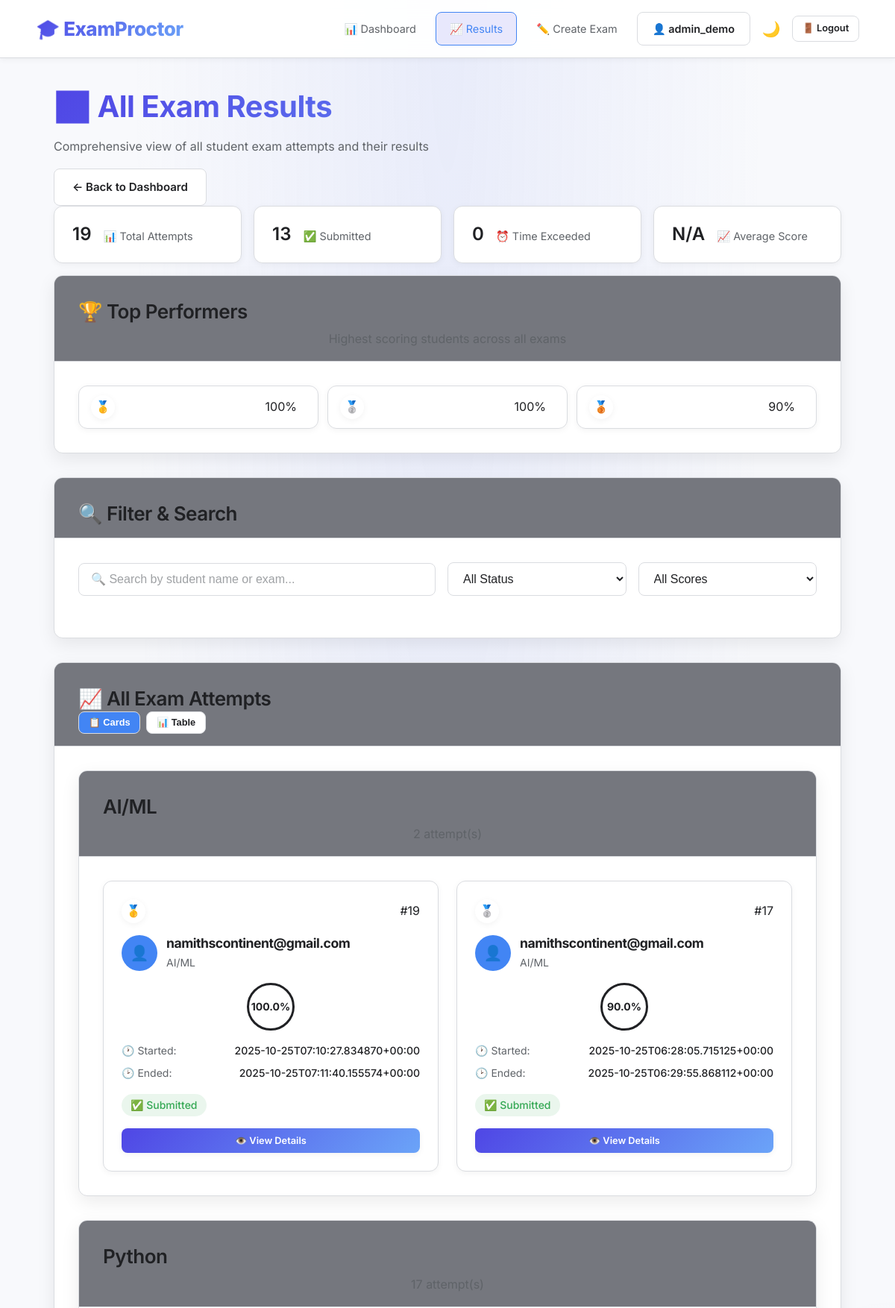
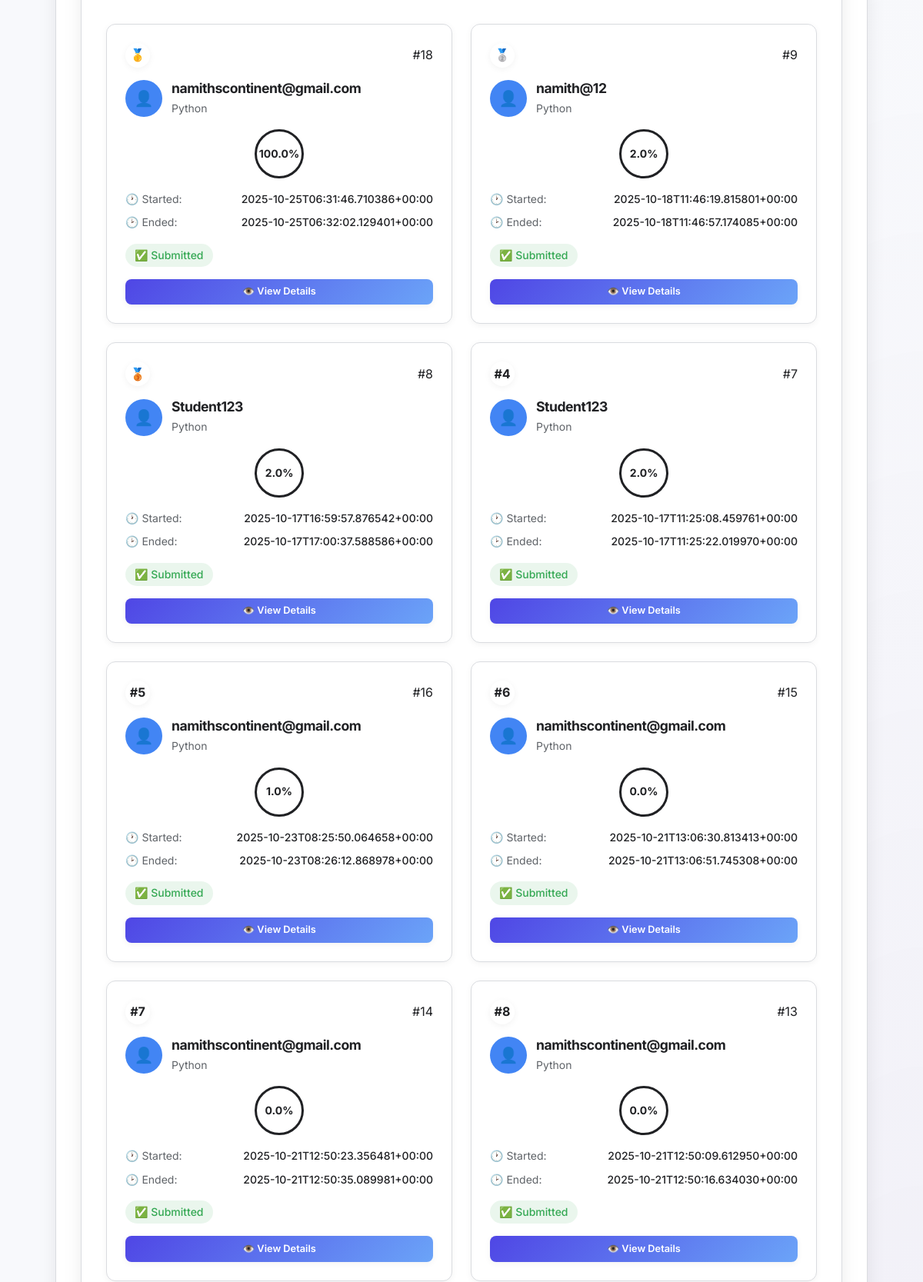
Page /admin/results (signed in, upper part) on the committed database (2 pictures, top to bottom).
### tables this page shows
CREATE TABLE attempts (
        id INTEGER PRIMARY KEY AUTOINCREMENT,
        user_id INTEGER NOT NULL,
        exam_id INTEGER NOT NULL,
        start_time TEXT,
        allowed_until TEXT,
        end_time TEXT,
        score INTEGER,
        submitted INTEGER DEFAULT 0,
        time_exceeded INTEGER DEFAULT 0,
        FOREIGN KEY(user_id) REFERENCES users(id),
        FOREIGN KEY(exam_id) REFERENCES exams(id)
    );

CREATE TABLE exams (
        id INTEGER PRIMARY KEY AUTOINCREMENT,
        title TEXT NOT NULL,
        duration_minutes INTEGER NOT NULL,
        max_questions INTEGER NOT NULL DEFAULT 50
    );

### app.py (the view)
@app.route("/admin/results")
def admin_results():
    if 'user_id' not in session or not session.get('is_admin'):
        return redirect(url_for("admin_login"))
    conn = get_conn(); cur = conn.cursor()
    cur.execute("""
        SELECT
            a.*,
            u.username,
            e.title as exam_title,
            e.max_questions,
            COUNT(DISTINCT CASE WHEN ans.selected = q.correct THEN ans.id END) as raw_score
        FROM attempts a
        LEFT JOIN users u ON u.id = a.user_id
        LEFT JOIN exams e ON e.id = a.exam_id
        LEFT JOIN answers ans ON ans.attempt_id = a.id
        LEFT JOIN questions q ON q.id = ans.question_id
        GROUP BY a.id, a.user_id, a.exam_id, a.start_time, a.end_time, a.submitted,
                a.score, a.time_exceeded, a.allowed_until, u.username, e.title, e.max_questions
        ORDER BY (a.score IS NULL) ASC, a.score DESC, a.start_time DESC""")
    attempts = cur.fetchall()
    results = []
    for a in attempts:
        if a['submitted'] and a['score'] is not None:
            results.append({
                'exam_name': a['exam_title'],
                'student_name': a['username'],
                'score': a['score'],
                'raw_score': a['raw_score'],
                'total_questions': a['max_questions'],
                'timestamp': a['end_time']
            })
    conn.close()
    return render_template("admin_results.html", attempts=attempts, results=results)

### models.py (called while the page is built)
def get_conn():
    conn = sqlite3.connect(DB)
    conn.row_factory = sqlite3.Row
    return conn

### templates/admin_results.html (shortened to what this page needs)
{% extends "base.html" %}
{% block content %}
<div class="container">
  <div class="page-header">
    <h1>📊 All Exam Results</h1>
    <p>Comprehensive view of all student exam attempts and their results</p>
    <div class="action-buttons">
      <a href="{{ url_for('admin_dashboard') }}" class="btn secondary">
        ← Back to Dashboard
      </a>
    </div>
  </div>
  <div class="stats-grid mb-4">
    <div class="stat-card">
      <div class="stat-value">{{ attempts|length }}</div>
      <div class="stat-label">📊 Total Attempts</div>
    </div>
    <div class="stat-card">
      <div class="stat-value">{{ attempts|selectattr('submitted')|list|length }}</div>
      <div class="stat-label">✅ Submitted</div>
    </div>
    <div class="stat-card">
      <div class="stat-value">{{ attempts|selectattr('time_exceeded')|list|length }}</div>
      <div class="stat-label">⏰ Time Exceeded</div>
    </div>
    <div class="stat-card">
      <div class="stat-value">
        {% set submitted_attempts = attempts|selectattr('submitted')|selectattr('score', 'defined')|list %}
        {% if submitted_attempts %}
          {% set total_scores = 0 %}
          {% set total_count = 0 %}
          {% for attempt in submitted_attempts %}
            {% if attempt.score is not none %}
              {% set total_scores = total_scores + attempt.score %}
              {% set total_count = total_count + 1 %}
            {% endif %}
          {% endfor %}
          {% if total_count > 0 %}
            {{ "%.1f"|format(total_scores / total_count) }}%
          {% else %}
            N/A
          {% endif %}
        {% else %}
          N/A
        {% endif %}
      </div>
      <div class="stat-label">📈 Average Score</div>
    </div>
  </div>
  {% set top_scored = attempts|selectattr('score')|list %}
  {% if top_scored %}
  <div class="card mb-4">
    <div class="card-header">
      <h3 class="mb-0">🏆 Top Performers</h3>
      <p class="small mb-0">Highest scoring students across all exams</p>
    </div>
    <div class="card-body">
      <div class="ranking-grid">
        {% for a in top_scored[:3] %}
          <div class="ranking-card">
            <div class="rank-left">
              {% if loop.index == 1 %}
                <span class="rank-badge gold">🥇</span>
              {% elif loop.index == 2 %}
                <span class="rank-badge silver">🥈</span>
              {% elif loop.index == 3 %}
                <span class="rank-badge bronze">🥉</span>
              {% endif %}
            </div>
            <div class="rank-score">
              <span class="score-badge {% if a.score >= 80 %}success{% elif a.score >= 60 %}warning{% else %}danger{% endif %}">{{ a.score }}%</span>
            </div>
          </div>
        {% endfor %}
      </div>
    </div>
  </div>
  {% endif %}
  <div class="card mb-4">
    <div class="card-header">
      <h3 class="mb-0">🔍 Filter & Search</h3>
    </div>
    <div class="card-body">
      <div class="filter-controls">
        <div class="form-row">
          <div class="form-group">
            <input type="text" id="search-attempts" placeholder="🔍 Search by student name or exam..." class="form-control">
          </div>
          <div class="form-group">
            <select id="filter-status" class="form-control">
              <option value="">All Status</option>
            </select>
          </div>
          <div class="form-group">
            <select id="filter-score" class="form-control">
              <option value="">All Scores</option>
            </select>
          </div>
        </div>
      </div>
    </div>
  </div>
  <div class="card">
    <div class="card-header">
      <h3 class="mb-0">📈 All Exam Attempts</h3>
      <div class="view-toggle">
        <button id="card-view" class="btn small secondary active">📋 Cards</button>
        <button id="table-view" class="btn small secondary">📊 Table</button>
      </div>
    </div>
    <div class="card-body">
      {% if attempts %}
        {% set grouped_attempts = {} %}
        {% for a in attempts %}
          {% if a.exam_title not in grouped_attempts %}
            {% set _ = grouped_attempts.update({a.exam_title: []}) %}
          {% endif %}
          {% set _ = grouped_attempts[a.exam_title].append(a) %}
        {% endfor %}
        <div id="attempts-cards">
          {% for exam_title, exam_attempts in grouped_attempts.items() %}
            <div class="card mb-4">
              <div class="card-header">
                <h3 class="mb-0">{{ exam_title }}</h3>
                <p class="text-muted">{{ exam_attempts|length }} attempt(s)</p>
              </div>
              <div class="card-body">
                <div class="attempts-grid">
                  {% for a in exam_attempts %}
                    <div class="attempt-card" data-student="{{ a.username|lower }}" data-exam="{{ a.exam_title|lower }}" data-status="{% if a.submitted %}submitted{% elif a.time_exceeded %}exceeded{% else %}pending{% endif %}" data-score="{% if a.score %}{% if a.score >= 80 %}excellent{% elif a.score >= 60 %}good{% else %}needs-improvement{% endif %}{% endif %}">
              <div class="attempt-header">
                <div class="attempt-rank">
                  {% if loop.index == 1 %}
                    <span class="rank-badge gold">🥇</span>
                  {% elif loop.index == 2 %}
                    <span class="rank-badge silver">🥈</span>
                  {% elif loop.index == 3 %}
                    <span class="rank-badge bronze">🥉</span>
                  {% else %}
                    <span class="rank-badge">#{{ loop.index }}</span>
                  {% endif %}
                </div>
                <div class="attempt-id">
                  <span class="badge secondary">#{{ a.id }}</span>
                </div>
              </div>
              <div class="attempt-student">
                <div class="student-avatar">👤</div>
                <div class="student-info">
                  <h4>{{ a.username }}</h4>
                  <p>{{ a.exam_title }}</p>
                </div>
              </div>
              <div class="attempt-score">
                {% if a.score is not none and a.submitted %}
                  {% set total_questions = a.total_questions if a.total_questions is defined else 0 %}
                  {% if total_questions > 0 %}
                    {% set correct_answers = ((a.score|float * total_questions / 100)|round(0, 'floor')) %}
                    <div class="score-circle {% if a.score >= 80 %}success{% elif a.score >= 60 %}warning{% else %}danger{% endif %}">
                      <span class="score-value">{{ a.score|float }}%</span>
                      <span class="score-raw">({{ correct_answers|int }}/{{ total_questions }})</span>
                    </div>
                  {% else %}
                    <div class="score-circle">
                      <span class="score-value">{{ a.score|float }}%</span>
                    </div>
                  {% endif %}
                {% else %}
                  <div class="score-circle pending">
                    <span class="score-value">?</span>
                  </div>
                {% endif %}
              </div>
              <div class="attempt-details">
                <div class="detail-item">
                  <span class="detail-label">🕐 Started:</span>
                  <span class="detail-value">{{ a.start_time }}</span>
                </div>
                <div class="detail-item">
                  <span class="detail-label">🕑 Ended:</span>
                  <span class="detail-value">{{ a.end_time or 'In Progress' }}</span>
                </div>
              </div>
              <div class="attempt-status">
                <div class="status-badges">
                  {% if a.submitted %}
                    <span class="status-badge success">✅ Submitted</span>
                  {% else %}
                    <span class="status-badge warning">⏳ Pending</span>
                  {% endif %}
                </div>
              </div>
              <div class="attempt-actions">
                <a href="{{ url_for('admin_attempt_detail', attempt_id=a.id) }}" class="btn primary small full-width">
                  👁️ View Details
                </a>
              </div>
                    </div>
                  {% endfor %}
                </div>
              </div>
            </div>
          {% endfor %}
        </div>
      {% else %}
        <div class="empty-state">
          <h3>📊 No exam attempts yet</h3>
          <p>Students haven't taken any exams yet. Create an exam and share it with students to get started.</p>
          <a href="{{ url_for('create_exam') }}" class="btn primary">Create First Exam</a>
        </div>
      {% endif %}
    </div>
  </div>
</div>
{% endblock %}

### static/css/modern-dashboard.css (style rules this page uses)
.stat-card { background: var(--surface); border-radius: var(--border-radius); padding: 1.5rem; box-shadow: var(--shadow-sm); display: flex; align-items: center; gap: 1rem; transition: all 0.3s ease; border: 1px solid var(--border-color); }
.stat-value { font-size: 1.5rem; font-weight: 600; color: var(--text-primary); }
.stat-label { color: var(--text-secondary); font-size: 0.9rem; }
.status-badge { padding: 0.25rem 0.75rem; border-radius: 16px; font-size: 0.875rem; font-weight: 500; }
.status-badge.success { background: rgba(52, 168, 83, 0.1); color: var(--success-color); }

### static/css/auth.css (style rules this page uses)
.card-header { padding: 2rem 2rem 1rem; text-align: center; }
.card-header p { color: var(--text-secondary); font-size: 1rem; }
.card-body { padding: 2rem; }
.form-group { margin-bottom: 1.5rem; }

### rows in the picture
attempts: score "100", id "19", username "namithscontinent@gmail.com", exam_title "AI/ML", score "100.0", start_time "2025-10-25T07:10:27.834870+00:00", end_time "2025-10-25T07:11:40.155574+00:00", submitted "✅ Submitted"
attempts: score "100", id "18", username "namithscontinent@gmail.com", exam_title "Python", score "100.0", start_time "2025-10-25T06:31:46.710386+00:00", end_time "2025-10-25T06:32:02.129401+00:00", submitted "✅ Submitted"
attempts: score "90", id "17", username "namithscontinent@gmail.com", exam_title "AI/ML", score "90.0", start_time "2025-10-25T06:28:05.715125+00:00", end_time "2025-10-25T06:29:55.868112+00:00", submitted "✅ Submitted"
exams: title "AI/ML", exam_attempts "2"
exams: title "Python", exam_attempts "17"
attempts: id "9", username "namith@12", exam_title "Python", score "2.0", start_time "2025-10-18T11:46:19.815801+00:00", end_time "2025-10-18T11:46:57.174085+00:00", submitted "✅ Submitted"
attempts: id "8", username "Student123", exam_title "Python", score "2.0", start_time "2025-10-17T16:59:57.876542+00:00", end_time "2025-10-17T17:00:37.588586+00:00", submitted "✅ Submitted"
attempts: id "7", username "Student123", exam_title "Python", score "2.0", start_time "2025-10-17T11:25:08.459761+00:00", end_time "2025-10-17T11:25:22.019970+00:00", submitted "✅ Submitted"
attempts: id "16", username "namithscontinent@gmail.com", exam_title "Python", score "1.0", start_time "2025-10-23T08:25:50.064658+00:00", end_time "2025-10-23T08:26:12.868978+00:00", submitted "✅ Submitted"
attempts: id "15", username "namithscontinent@gmail.com", exam_title "Python", score "0.0", start_time "2025-10-21T13:06:30.813413+00:00", end_time "2025-10-21T13:06:51.745308+00:00", submitted "✅ Submitted"
attempts: id "14", username "namithscontinent@gmail.com", exam_title "Python", score "0.0", start_time "2025-10-21T12:50:23.356481+00:00", end_time "2025-10-21T12:50:35.089981+00:00", submitted "✅ Submitted"
attempts: id "13", username "namithscontinent@gmail.com", exam_title "Python", score "0.0", start_time "2025-10-21T12:50:09.612950+00:00", end_time "2025-10-21T12:50:16.634030+00:00", submitted "✅ Submitted"

### other values in the picture
{{ session.username }} "admin_demo"
{{ attempts|length }} "19"
{{ attempts|selectattr('submitted')|list|length }} "13"
{{ attempts|selectattr('time_exceeded')|list|length }} "0"
